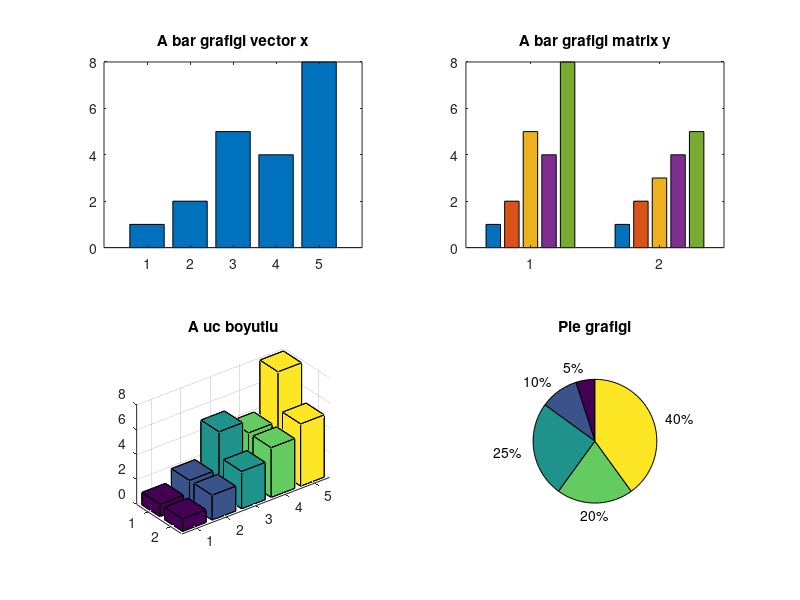

MATLAB code for this plot:
x=[1,2,5,4,8];
y=[x;1:5];
subplot(2,2,1);
bar(x); title("A bar grafigi vector x");
subplot(2,2,2);
bar(y); title("A bar grafigi matrix y");
subplot(2,2,3);
bar3(y); title("A uc boyutlu")
subplot(2,2,4);
pie(x); title("Pie grafigi");
